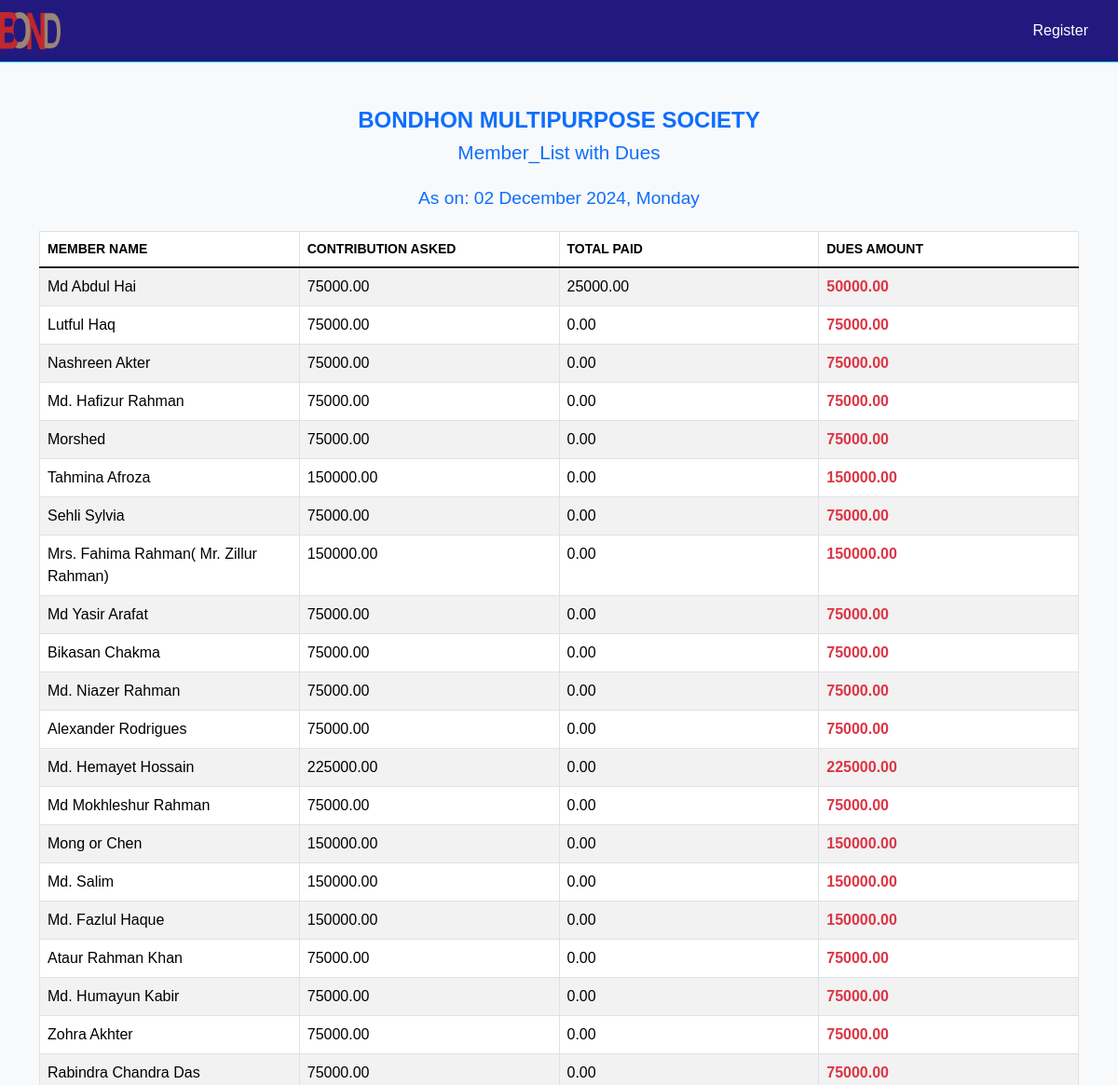
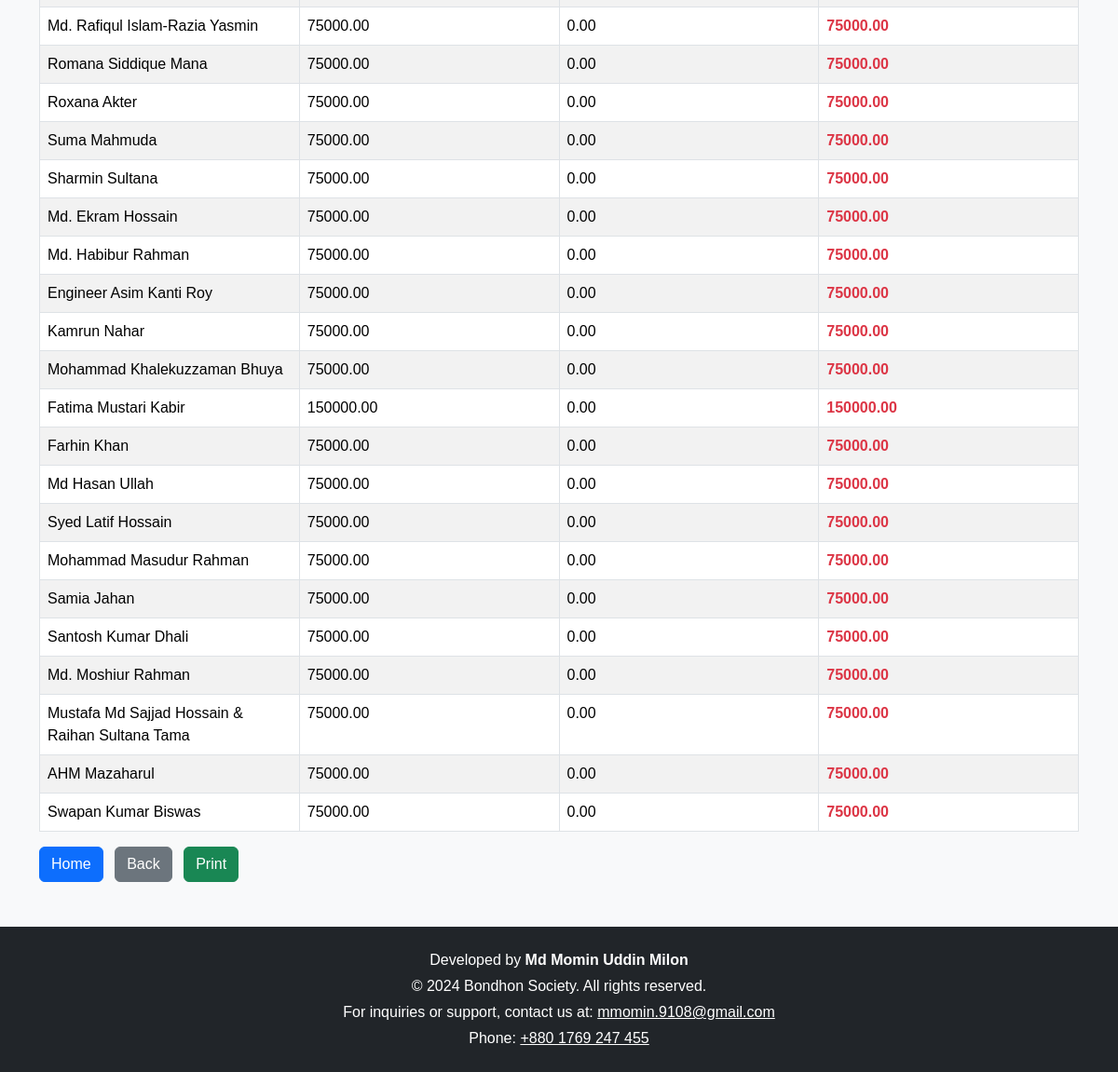
The app's page /dues_list/ with its own data (2 pictures, top to bottom).
### myapp/models.py (models this page shows, shortened)
class SocietyMember(models.Model):
    MEMBER_DESIGNATION_CHOICES = [
        ("General Member", "General Member"),
        ("Treasurer", "Treasurer"),
        ("Secretary", "Secretary"),
        ("President", "President"),
    ]
    name = models.CharField(max_length=255)
    society_designation = models.CharField(
        max_length=50, choices=MEMBER_DESIGNATION_CHOICES, default="General Member"
    )
    phone_number = models.CharField(max_length=15)
    address = models.TextField(null=True, blank=True)
    shares = models.PositiveIntegerField(default=1)
    joining_date = models.DateField(default=date.today)

### myapp/views.py (the view)
# urls.py: path('dues_list/', views.members_with_dues, name='members_with_dues'),
def members_with_dues(request):
    members_with_dues = SocietyMember.objects.all()
    dues_list = []
    contribution_plan = ContributionPlan.objects.aggregate(Sum('amount'))['amount__sum'] or 0
    for member in members_with_dues:
        deposits = Deposit.objects.filter(member=member)
        total_contribution_for_member = contribution_plan * member.shares if contribution_plan else 0
        total_deposit = deposits.aggregate(Sum('amount'))['amount__sum'] or 0
        dues = total_contribution_for_member - total_deposit
        if dues > 0:
            dues_list.append({
                'member': member,
                'dues': dues,
                'total_deposit': total_deposit,
                'total_contribution_for_member': total_contribution_for_member,
            })
    context = {
        'dues_list': dues_list,
    }
    return render(request, 'members_with_dues.html', context)

### templates/members_with_dues.html (shortened to what this page needs)
{% extends 'base.html' %}
{% block content %}
<div class="container mt-5">
        <h4 class="text-center mb-2 text-primary" style="font-family: 'Arial', sans-serif; font-size: 1.5em; font-weight: 600;">BONDHON MULTIPURPOSE SOCIETY</h4>
        <h5 class="text-center mb-4 text-primary" style="font-family: 'Arial', sans-serif; font-size: 1.3em; font-weight: 500;">Member_List with Dues</h5>
        <h5 class="text-center mb-4 text-primary" style="font-family: 'Arial', sans-serif; font-size: 1.2em; font-weight: 400;">As on: {% now "d F Y, l" %}</h5>
    {% if dues_list %}
        <div class="table-responsive">
            <table class="table table-bordered table-striped">
                <thead class="bg-primary text-white">
                    <tr>
                        <th class="w-25">Member Name</th>
                        <th class="w-25">Contribution Asked</th>
                        <th class="w-25">Total Paid</th>
                        <th class="w-25">Dues Amount</th>
                    </tr>
                </thead>
                <tbody>
                    {% for item in dues_list %}
                        <tr>
                            <td>{{ item.member.name }}</td>
                            <td>{{ item.total_contribution_for_member|floatformat:2 }}</td>
                            <td>{{ item.total_deposit|floatformat:2 }}</td>
                            <td class="text-danger fw-bold">{{ item.dues|floatformat:2 }}</td>
                        </tr>
                    {% endfor %}
                </tbody>
            </table>
        </div>
    {% else %}
        <p class="alert alert-info">No members have dues at the moment.</p>
    {% endif %}
    <div>
        <a href="{% url 'home' %}" class="btn btn-primary me-2">Home</a>
        <button class="btn btn-secondary me-2" onclick="window.history.back()">Back</button>
        <button class="btn btn-success" onclick="printPage()">Print</button>
    </div>
</div>
{% endblock %}

### templates/members_with_dues.html (style rules this page uses)
body { font-family: Arial, sans-serif; background-color: #f8f9fa; }
.table thead { text-transform: uppercase; font-size: 14px; }

### records on screen
SocietyMember: member.name "Md Abdul Hai", total_contribution_for_member "75000.00", total_deposit "25000.00", dues "50000.00"
SocietyMember: member.name "Lutful Haq", total_contribution_for_member "75000.00", total_deposit "0.00", dues "75000.00"
SocietyMember: member.name "Nashreen Akter", total_contribution_for_member "75000.00", total_deposit "0.00", dues "75000.00"
SocietyMember: member.name "Md. Hafizur Rahman", total_contribution_for_member "75000.00", total_deposit "0.00", dues "75000.00"
SocietyMember: member.name "Morshed", total_contribution_for_member "75000.00", total_deposit "0.00", dues "75000.00"
SocietyMember: member.name "Tahmina Afroza", total_contribution_for_member "150000.00", total_deposit "0.00", dues "150000.00"
SocietyMember: member.name "Sehli Sylvia", total_contribution_for_member "75000.00", total_deposit "0.00", dues "75000.00"
SocietyMember: member.name "Mrs. Fahima Rahman( Mr. Zillur Rahman)", total_contribution_for_member "150000.00", total_deposit "0.00", dues "150000.00"
SocietyMember: member.name "Md Yasir Arafat", total_contribution_for_member "75000.00", total_deposit "0.00", dues "75000.00"
SocietyMember: member.name "Bikasan Chakma", total_contribution_for_member "75000.00", total_deposit "0.00", dues "75000.00"
SocietyMember: member.name "Md. Niazer Rahman", total_contribution_for_member "75000.00", total_deposit "0.00", dues "75000.00"
SocietyMember: member.name "Alexander Rodrigues", total_contribution_for_member "75000.00", total_deposit "0.00", dues "75000.00"
SocietyMember: member.name "Md. Hemayet Hossain", total_contribution_for_member "225000.00", total_deposit "0.00", dues "225000.00"
SocietyMember: member.name "Md Mokhleshur Rahman", total_contribution_for_member "75000.00", total_deposit "0.00", dues "75000.00"
SocietyMember: member.name "Mong or Chen", total_contribution_for_member "150000.00", total_deposit "0.00", dues "150000.00"
SocietyMember: member.name "Md. Salim", total_contribution_for_member "150000.00", total_deposit "0.00", dues "150000.00"
SocietyMember: member.name "Md. Fazlul Haque", total_contribution_for_member "150000.00", total_deposit "0.00", dues "150000.00"
SocietyMember: member.name "Ataur Rahman Khan", total_contribution_for_member "75000.00", total_deposit "0.00", dues "75000.00"
SocietyMember: member.name "Md. Humayun Kabir", total_contribution_for_member "75000.00", total_deposit "0.00", dues "75000.00"
SocietyMember: member.name "Zohra Akhter", total_contribution_for_member "75000.00", total_deposit "0.00", dues "75000.00"
SocietyMember: member.name "Rabindra Chandra Das", total_contribution_for_member "75000.00", total_deposit "0.00", dues "75000.00"
SocietyMember: member.name "Md. Rafiqul Islam-Razia Yasmin", total_contribution_for_member "75000.00", total_deposit "0.00", dues "75000.00"
SocietyMember: member.name "Romana Siddique Mana", total_contribution_for_member "75000.00", total_deposit "0.00", dues "75000.00"
SocietyMember: member.name "Roxana Akter", total_contribution_for_member "75000.00", total_deposit "0.00", dues "75000.00"
SocietyMember: member.name "Suma Mahmuda", total_contribution_for_member "75000.00", total_deposit "0.00", dues "75000.00"
SocietyMember: member.name "Sharmin Sultana", total_contribution_for_member "75000.00", total_deposit "0.00", dues "75000.00"
SocietyMember: member.name "Md. Ekram Hossain", total_contribution_for_member "75000.00", total_deposit "0.00", dues "75000.00"
SocietyMember: member.name "Md. Habibur Rahman", total_contribution_for_member "75000.00", total_deposit "0.00", dues "75000.00"
SocietyMember: member.name "Engineer Asim Kanti Roy", total_contribution_for_member "75000.00", total_deposit "0.00", dues "75000.00"
SocietyMember: member.name "Kamrun Nahar", total_contribution_for_member "75000.00", total_deposit "0.00", dues "75000.00"
SocietyMember: member.name "Mohammad Khalekuzzaman Bhuya", total_contribution_for_member "75000.00", total_deposit "0.00", dues "75000.00"
SocietyMember: member.name "Fatima Mustari Kabir", total_contribution_for_member "150000.00", total_deposit "0.00", dues "150000.00"
SocietyMember: member.name "Farhin Khan", total_contribution_for_member "75000.00", total_deposit "0.00", dues "75000.00"
SocietyMember: member.name "Md Hasan Ullah", total_contribution_for_member "75000.00", total_deposit "0.00", dues "75000.00"
SocietyMember: member.name "Syed Latif Hossain", total_contribution_for_member "75000.00", total_deposit "0.00", dues "75000.00"
SocietyMember: member.name "Mohammad Masudur Rahman", total_contribution_for_member "75000.00", total_deposit "0.00", dues "75000.00"
SocietyMember: member.name "Samia Jahan", total_contribution_for_member "75000.00", total_deposit "0.00", dues "75000.00"
SocietyMember: member.name "Santosh Kumar Dhali", total_contribution_for_member "75000.00", total_deposit "0.00", dues "75000.00"
SocietyMember: member.name "Md. Moshiur Rahman", total_contribution_for_member "75000.00", total_deposit "0.00", dues "75000.00"
SocietyMember: member.name "Mustafa Md Sajjad Hossain & Raihan Sultana Tama", total_contribution_for_member "75000.00", total_deposit "0.00", dues "75000.00"
SocietyMember: member.name "AHM Mazaharul", total_contribution_for_member "75000.00", total_deposit "0.00", dues "75000.00"
SocietyMember: member.name "Swapan Kumar Biswas", total_contribution_for_member "75000.00", total_deposit "0.00", dues "75000.00"
